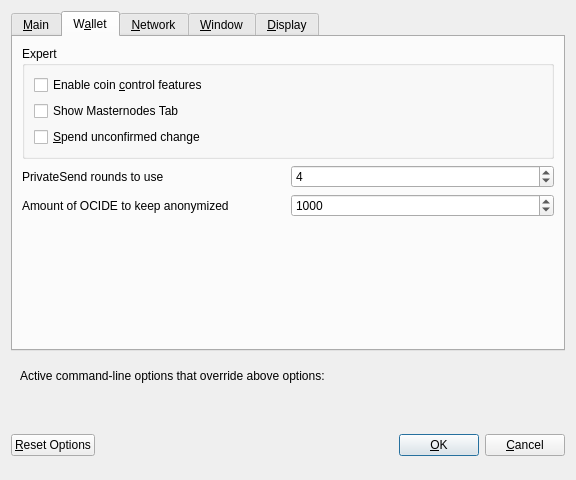
<?xml version="1.0" encoding="UTF-8"?>
<ui version="4.0">
 <class>OptionsDialog</class>
 <widget class="QDialog" name="OptionsDialog">
  <property name="geometry">
   <rect>
    <x>0</x>
    <y>0</y>
    <width>576</width>
    <height>480</height>
   </rect>
  </property>
  <property name="windowTitle">
   <string>Options</string>
  </property>
  <property name="modal">
   <bool>true</bool>
  </property>
  <layout class="QVBoxLayout" name="verticalLayout">
   <item>
    <widget class="QTabWidget" name="tabWidget">
     <property name="enabled">
      <bool>true</bool>
     </property>
     <property name="currentIndex">
      <number>1</number>
     </property>
     <widget class="QWidget" name="tabMain">
      <attribute name="title">
       <string>&amp;Main</string>
      </attribute>
      <layout class="QVBoxLayout" name="verticalLayout_Main">
       <item>
        <widget class="QCheckBox" name="bitcoinAtStartup">
         <property name="toolTip">
          <string>Automatically start OCIDE Core after logging in to the system.</string>
         </property>
         <property name="text">
          <string>&amp;Start OCIDE Core on system login</string>
         </property>
        </widget>
       </item>
       <item>
        <layout class="QHBoxLayout" name="horizontalLayout_2_Main">
         <item>
          <widget class="QLabel" name="databaseCacheLabel">
           <property name="text">
            <string>Size of &amp;database cache</string>
           </property>
           <property name="textFormat">
            <enum>Qt::PlainText</enum>
           </property>
           <property name="buddy">
            <cstring>databaseCache</cstring>
           </property>
          </widget>
         </item>
         <item>
          <widget class="QSpinBox" name="databaseCache"/>
         </item>
         <item>
          <widget class="QLabel" name="databaseCacheUnitLabel">
           <property name="text">
            <string>MB</string>
           </property>
           <property name="textFormat">
            <enum>Qt::PlainText</enum>
           </property>
          </widget>
         </item>
         <item>
          <spacer name="horizontalSpacer_2_Main">
           <property name="orientation">
            <enum>Qt::Horizontal</enum>
           </property>
           <property name="sizeHint" stdset="0">
            <size>
             <width>40</width>
             <height>20</height>
            </size>
           </property>
          </spacer>
         </item>
        </layout>
       </item>
       <item>
        <layout class="QHBoxLayout" name="horizontalLayout_3_Main">
         <item>
          <widget class="QLabel" name="threadsScriptVerifLabel">
           <property name="text">
            <string>Number of script &amp;verification threads</string>
           </property>
           <property name="textFormat">
            <enum>Qt::PlainText</enum>
           </property>
           <property name="buddy">
            <cstring>threadsScriptVerif</cstring>
           </property>
          </widget>
         </item>
         <item>
          <widget class="QSpinBox" name="threadsScriptVerif">
           <property name="toolTip">
            <string>(0 = auto, &lt;0 = leave that many cores free)</string>
           </property>
          </widget>
         </item>
         <item>
          <spacer name="horizontalSpacer_3_Main">
           <property name="orientation">
            <enum>Qt::Horizontal</enum>
           </property>
           <property name="sizeHint" stdset="0">
            <size>
             <width>40</width>
             <height>20</height>
            </size>
           </property>
          </spacer>
         </item>
        </layout>
       </item>
       <item>
        <spacer name="verticalSpacer_Main">
         <property name="orientation">
          <enum>Qt::Vertical</enum>
         </property>
         <property name="sizeHint" stdset="0">
          <size>
           <width>20</width>
           <height>40</height>
          </size>
         </property>
        </spacer>
       </item>
      </layout>
     </widget>
     <widget class="QWidget" name="tabWallet">
      <attribute name="title">
       <string>W&amp;allet</string>
      </attribute>
      <layout class="QVBoxLayout" name="verticalLayout_Wallet">
       <item>
        <widget class="QGroupBox" name="groupBox">
         <property name="title">
          <string>Expert</string>
         </property>
         <layout class="QVBoxLayout" name="verticalLayout_2">
          <item>
           <widget class="QCheckBox" name="coinControlFeatures">
            <property name="toolTip">
             <string>Whether to show coin control features or not.</string>
            </property>
            <property name="text">
             <string>Enable coin &amp;control features</string>
            </property>
           </widget>
          </item>
          <item>
           <widget class="QCheckBox" name="showMasternodesTab">
            <property name="toolTip">
             <string>Show additional tab listing all your masternodes in first sub-tab&lt;br/&gt;and all masternodes on the network in second sub-tab.</string>
            </property>
            <property name="text">
             <string>Show Masternodes Tab</string>
            </property>
           </widget>
          </item>
          <item>
           <widget class="QCheckBox" name="spendZeroConfChange">
            <property name="toolTip">
             <string>If you disable the spending of unconfirmed change, the change from a transaction&lt;br/&gt;cannot be used until that transaction has at least one confirmation.&lt;br/&gt;This also affects how your balance is computed.</string>
            </property>
            <property name="text">
             <string>&amp;Spend unconfirmed change</string>
            </property>
           </widget>
          </item>
         </layout>
        </widget>
       </item>
       <item>
        <layout class="QHBoxLayout" name="horizontalLayout_4_Wallet">
         <item>
          <widget class="QLabel" name="label">
           <property name="toolTip">
            <string>This setting determines the amount of individual masternodes that an input will be anonymized through.&lt;br/&gt;More rounds of anonymization gives a higher degree of privacy, but also costs more in fees.</string>
           </property>
           <property name="text">
            <string>PrivateSend rounds to use</string>
           </property>
          </widget>
         </item>
         <item>
          <widget class="QSpinBox" name="privateSendRounds">
           <property name="minimum">
            <number>2</number>
           </property>
           <property name="maximum">
            <number>8</number>
           </property>
           <property name="value">
            <number>4</number>
           </property>
          </widget>
         </item>
        </layout>
       </item>
       <item>
        <layout class="QHBoxLayout" name="horizontalLayout">
         <item>
          <widget class="QLabel" name="label_2">
           <property name="toolTip">
            <string>This amount acts as a threshold to turn off PrivateSend once it's reached.</string>
           </property>
           <property name="statusTip">
            <string notr="true"/>
           </property>
           <property name="whatsThis">
            <string notr="true"/>
           </property>
           <property name="accessibleName">
            <string notr="true"/>
           </property>
           <property name="accessibleDescription">
            <string notr="true"/>
           </property>
           <property name="text">
            <string>Amount of OCIDE to keep anonymized</string>
           </property>
          </widget>
         </item>
         <item>
          <widget class="QSpinBox" name="privateSendAmount">
           <property name="minimum">
            <number>2</number>
           </property>
           <property name="maximum">
            <number>2000</number>
           </property>
           <property name="singleStep">
            <number>10</number>
           </property>
           <property name="value">
            <number>1000</number>
           </property>
          </widget>
         </item>
        </layout>
       </item>
       <item>
        <spacer name="verticalSpacer_Wallet">
         <property name="orientation">
          <enum>Qt::Vertical</enum>
         </property>
         <property name="sizeHint" stdset="0">
          <size>
           <width>20</width>
           <height>40</height>
          </size>
         </property>
        </spacer>
       </item>
      </layout>
     </widget>
     <widget class="QWidget" name="tabNetwork">
      <attribute name="title">
       <string>&amp;Network</string>
      </attribute>
      <layout class="QVBoxLayout" name="verticalLayout_Network">
       <item>
        <widget class="QCheckBox" name="mapPortUpnp">
         <property name="toolTip">
          <string>Automatically open the OCIDE Core client port on the router. This only works when your router supports UPnP and it is enabled.</string>
         </property>
         <property name="text">
          <string>Map port using &amp;UPnP</string>
         </property>
        </widget>
       </item>
       <item>
        <widget class="QCheckBox" name="allowIncoming">
         <property name="toolTip">
          <string>Accept connections from outside</string>
         </property>
         <property name="text">
          <string>Allow incoming connections</string>
         </property>
        </widget>
       </item>
       <item>
        <widget class="QCheckBox" name="connectSocks">
         <property name="toolTip">
          <string>Connect to the OCIDE network through a SOCKS5 proxy.</string>
         </property>
         <property name="text">
          <string>&amp;Connect through SOCKS5 proxy (default proxy):</string>
         </property>
        </widget>
       </item>
       <item>
        <layout class="QHBoxLayout" name="horizontalLayout_1_Network">
         <item>
          <widget class="QLabel" name="proxyIpLabel">
           <property name="text">
            <string>Proxy &amp;IP:</string>
           </property>
           <property name="textFormat">
            <enum>Qt::PlainText</enum>
           </property>
           <property name="buddy">
            <cstring>proxyIp</cstring>
           </property>
          </widget>
         </item>
         <item>
          <widget class="QValidatedLineEdit" name="proxyIp">
           <property name="minimumSize">
            <size>
             <width>140</width>
             <height>0</height>
            </size>
           </property>
           <property name="maximumSize">
            <size>
             <width>140</width>
             <height>16777215</height>
            </size>
           </property>
           <property name="toolTip">
            <string>IP address of the proxy (e.g. IPv4: 127.0.0.1 / IPv6: ::1)</string>
           </property>
          </widget>
         </item>
         <item>
          <widget class="QLabel" name="proxyPortLabel">
           <property name="text">
            <string>&amp;Port:</string>
           </property>
           <property name="textFormat">
            <enum>Qt::PlainText</enum>
           </property>
           <property name="buddy">
            <cstring>proxyPort</cstring>
           </property>
          </widget>
         </item>
         <item>
          <widget class="QLineEdit" name="proxyPort">
           <property name="minimumSize">
            <size>
             <width>55</width>
             <height>0</height>
            </size>
           </property>
           <property name="maximumSize">
            <size>
             <width>55</width>
             <height>16777215</height>
            </size>
           </property>
           <property name="toolTip">
            <string>Port of the proxy (e.g. 9050)</string>
           </property>
          </widget>
         </item>
         <item>
          <spacer name="horizontalSpacer_1_Network">
           <property name="orientation">
            <enum>Qt::Horizontal</enum>
           </property>
           <property name="sizeHint" stdset="0">
            <size>
             <width>40</width>
             <height>20</height>
            </size>
           </property>
          </spacer>
         </item>
        </layout>
       </item>
       <item>
        <layout class="QHBoxLayout" name="horizontalLayout_2_Network">
         <item>
          <widget class="QLabel" name="proxyActiveNets">
           <property name="text">
            <string>Used for reaching peers via:</string>
           </property>
           <property name="textFormat">
            <enum>Qt::PlainText</enum>
           </property>
          </widget>
         </item>
         <item>
          <widget class="QCheckBox" name="proxyReachIPv4">
           <property name="enabled">
            <bool>false</bool>
           </property>
           <property name="toolTip">
            <string>Shows, if the supplied default SOCKS5 proxy is used to reach peers via this network type.</string>
           </property>
           <property name="text">
            <string/>
           </property>
          </widget>
         </item>
         <item>
          <widget class="QLabel" name="proxyReachIPv4Label">
           <property name="text">
            <string>IPv4</string>
           </property>
           <property name="textFormat">
            <enum>Qt::PlainText</enum>
           </property>
          </widget>
         </item>
         <item>
          <widget class="QCheckBox" name="proxyReachIPv6">
           <property name="enabled">
            <bool>false</bool>
           </property>
           <property name="toolTip">
            <string>Shows, if the supplied default SOCKS5 proxy is used to reach peers via this network type.</string>
           </property>
           <property name="text">
            <string/>
           </property>
          </widget>
         </item>
         <item>
          <widget class="QLabel" name="proxyReachIPv6Label">
           <property name="text">
            <string>IPv6</string>
           </property>
           <property name="textFormat">
            <enum>Qt::PlainText</enum>
           </property>
          </widget>
         </item>
         <item>
          <widget class="QCheckBox" name="proxyReachTor">
           <property name="enabled">
            <bool>false</bool>
           </property>
           <property name="toolTip">
            <string>Shows, if the supplied default SOCKS5 proxy is used to reach peers via this network type.</string>
           </property>
           <property name="text">
            <string/>
           </property>
          </widget>
         </item>
         <item>
          <widget class="QLabel" name="proxyReachTorLabel">
           <property name="text">
            <string>Tor</string>
           </property>
           <property name="textFormat">
            <enum>Qt::PlainText</enum>
           </property>
          </widget>
         </item>
         <item>
          <spacer name="horizontalSpacer_2_Network">
           <property name="orientation">
            <enum>Qt::Horizontal</enum>
           </property>
           <property name="sizeHint" stdset="0">
            <size>
             <width>40</width>
             <height>20</height>
            </size>
           </property>
          </spacer>
         </item>
        </layout>
       </item>
       <item>
        <widget class="QCheckBox" name="connectSocksTor">
         <property name="toolTip">
          <string>Connect to the OCIDE network through a separate SOCKS5 proxy for Tor hidden services.</string>
         </property>
         <property name="text">
          <string>Use separate SOCKS5 proxy to reach peers via Tor hidden services:</string>
         </property>
        </widget>
       </item>
       <item>
        <layout class="QHBoxLayout" name="horizontalLayout_3_Network">
         <item>
          <widget class="QLabel" name="proxyIpTorLabel">
           <property name="text">
            <string>Proxy &amp;IP:</string>
           </property>
           <property name="textFormat">
            <enum>Qt::PlainText</enum>
           </property>
           <property name="buddy">
            <cstring>proxyIpTor</cstring>
           </property>
          </widget>
         </item>
         <item>
          <widget class="QValidatedLineEdit" name="proxyIpTor">
           <property name="minimumSize">
            <size>
             <width>140</width>
             <height>0</height>
            </size>
           </property>
           <property name="maximumSize">
            <size>
             <width>140</width>
             <height>16777215</height>
            </size>
           </property>
           <property name="toolTip">
            <string>IP address of the proxy (e.g. IPv4: 127.0.0.1 / IPv6: ::1)</string>
           </property>
          </widget>
         </item>
         <item>
          <widget class="QLabel" name="proxyPortTorLabel">
           <property name="text">
            <string>&amp;Port:</string>
           </property>
           <property name="textFormat">
            <enum>Qt::PlainText</enum>
           </property>
           <property name="buddy">
            <cstring>proxyPortTor</cstring>
           </property>
          </widget>
         </item>
         <item>
          <widget class="QLineEdit" name="proxyPortTor">
           <property name="minimumSize">
            <size>
             <width>55</width>
             <height>0</height>
            </size>
           </property>
           <property name="maximumSize">
            <size>
             <width>55</width>
             <height>16777215</height>
            </size>
           </property>
           <property name="toolTip">
            <string>Port of the proxy (e.g. 9050)</string>
           </property>
          </widget>
         </item>
         <item>
          <spacer name="horizontalSpacer_4_Network">
           <property name="orientation">
            <enum>Qt::Horizontal</enum>
           </property>
           <property name="sizeHint" stdset="0">
            <size>
             <width>40</width>
             <height>20</height>
            </size>
           </property>
          </spacer>
         </item>
        </layout>
       </item>
       <item>
        <spacer name="verticalSpacer_Network">
         <property name="orientation">
          <enum>Qt::Vertical</enum>
         </property>
         <property name="sizeHint" stdset="0">
          <size>
           <width>20</width>
           <height>40</height>
          </size>
         </property>
        </spacer>
       </item>
      </layout>
     </widget>
     <widget class="QWidget" name="tabWindow">
      <attribute name="title">
       <string>&amp;Window</string>
      </attribute>
      <layout class="QVBoxLayout" name="verticalLayout_Window">
       <item>
        <widget class="QCheckBox" name="hideTrayIcon">
         <property name="toolTip">
          <string>&amp;Hide the icon from the system tray.</string>
         </property>
         <property name="text">
          <string>Hide tray icon</string>
         </property>
        </widget>
       </item>
       <item>
        <widget class="QCheckBox" name="minimizeToTray">
         <property name="toolTip">
          <string>Show only a tray icon after minimizing the window.</string>
         </property>
         <property name="text">
          <string>&amp;Minimize to the tray instead of the taskbar</string>
         </property>
        </widget>
       </item>
       <item>
        <widget class="QCheckBox" name="minimizeOnClose">
         <property name="toolTip">
          <string>Minimize instead of exit the application when the window is closed. When this option is enabled, the application will be closed only after selecting Exit in the menu.</string>
         </property>
         <property name="text">
          <string>M&amp;inimize on close</string>
         </property>
        </widget>
       </item>
       <item>
        <spacer name="verticalSpacer_Window">
         <property name="orientation">
          <enum>Qt::Vertical</enum>
         </property>
         <property name="sizeHint" stdset="0">
          <size>
           <width>20</width>
           <height>40</height>
          </size>
         </property>
        </spacer>
       </item>
      </layout>
     </widget>
     <widget class="QWidget" name="tabDisplay">
      <attribute name="title">
       <string>&amp;Display</string>
      </attribute>
      <layout class="QVBoxLayout" name="verticalLayout_Display">
       <item>
        <layout class="QHBoxLayout" name="horizontalLayout_1_Display">
         <item>
          <widget class="QLabel" name="langLabel">
           <property name="text">
            <string>User Interface &amp;language:</string>
           </property>
           <property name="textFormat">
            <enum>Qt::PlainText</enum>
           </property>
           <property name="buddy">
            <cstring>lang</cstring>
           </property>
          </widget>
         </item>
         <item>
          <widget class="QValueComboBox" name="lang">
           <property name="toolTip">
            <string>The user interface language can be set here. This setting will take effect after restarting OCIDE Core.</string>
           </property>
          </widget>
         </item>
        </layout>
       </item>
       <item>
        <widget class="QLabel" name="label_3">
         <property name="toolTip">
          <string notr="true"/>
         </property>
         <property name="statusTip">
          <string notr="true"/>
         </property>
         <property name="whatsThis">
          <string notr="true"/>
         </property>
         <property name="accessibleName">
          <string notr="true"/>
         </property>
         <property name="text">
          <string>Language missing or translation incomplete? Help contributing translations here:
https://www.transifex.com/projects/p/ocide/</string>
         </property>
         <property name="wordWrap">
          <bool>true</bool>
         </property>
         <property name="openExternalLinks">
          <bool>true</bool>
         </property>
         <property name="textInteractionFlags">
          <set>Qt::TextBrowserInteraction</set>
         </property>
        </widget>
       </item>
       <item>
        <layout class="QHBoxLayout" name="horizontalLayout_4_Display" stretch="0,0">
         <item>
          <widget class="QLabel" name="themeLabel">
           <property name="text">
            <string>User Interface Theme:</string>
           </property>
          </widget>
         </item>
         <item>
          <widget class="QValueComboBox" name="theme"/>
         </item>
        </layout>
       </item>
       <item>
        <widget class="Line" name="line">
         <property name="orientation">
          <enum>Qt::Horizontal</enum>
         </property>
        </widget>
       </item>
       <item>
        <layout class="QHBoxLayout" name="horizontalLayout_2_Display">
         <item>
          <widget class="QLabel" name="unitLabel">
           <property name="text">
            <string>&amp;Unit to show amounts in:</string>
           </property>
           <property name="textFormat">
            <enum>Qt::PlainText</enum>
           </property>
           <property name="buddy">
            <cstring>unit</cstring>
           </property>
          </widget>
         </item>
         <item>
          <widget class="QValueComboBox" name="unit">
           <property name="toolTip">
            <string>Choose the default subdivision unit to show in the interface and when sending coins.</string>
           </property>
          </widget>
         </item>
        </layout>
       </item>
       <item>
        <layout class="QHBoxLayout" name="horizontalLayout_5_Display">
         <item>
          <widget class="QLabel" name="digitsLabel">
           <property name="text">
            <string>Decimal digits</string>
           </property>
          </widget>
         </item>
         <item>
          <widget class="QValueComboBox" name="digits"/>
         </item>
        </layout>
       </item>
       <item>
        <layout class="QHBoxLayout" name="horizontalLayout_3_Display">
         <item>
          <widget class="QLabel" name="thirdPartyTxUrlsLabel">
           <property name="toolTip">
            <string>Third party URLs (e.g. a block explorer) that appear in the transactions tab as context menu items.&lt;br/&gt;%s in the URL is replaced by transaction hash. Multiple URLs are separated by vertical bar |.</string>
           </property>
           <property name="text">
            <string>Third party transaction URLs</string>
           </property>
           <property name="buddy">
            <cstring>thirdPartyTxUrls</cstring>
           </property>
          </widget>
         </item>
         <item>
          <widget class="QLineEdit" name="thirdPartyTxUrls">
           <property name="toolTip">
            <string>Third party URLs (e.g. a block explorer) that appear in the transactions tab as context menu items.&lt;br/&gt;%s in the URL is replaced by transaction hash. Multiple URLs are separated by vertical bar |.</string>
           </property>
          </widget>
         </item>
        </layout>
       </item>
       <item>
        <spacer name="verticalSpacer">
         <property name="orientation">
          <enum>Qt::Vertical</enum>
         </property>
         <property name="sizeHint" stdset="0">
          <size>
           <width>20</width>
           <height>40</height>
          </size>
         </property>
        </spacer>
       </item>
      </layout>
     </widget>
    </widget>
   </item>
   <item>
    <widget class="QFrame" name="frame">
     <layout class="QVBoxLayout" name="verticalLayout_Bottom">
      <item>
       <layout class="QHBoxLayout" name="horizontalLayout_Bottom">
        <item>
         <widget class="QLabel" name="overriddenByCommandLineInfoLabel">
          <property name="text">
           <string>Active command-line options that override above options:</string>
          </property>
          <property name="textFormat">
           <enum>Qt::PlainText</enum>
          </property>
         </widget>
        </item>
        <item>
         <spacer name="horizontalSpacer_Bottom">
          <property name="orientation">
           <enum>Qt::Horizontal</enum>
          </property>
          <property name="sizeHint" stdset="0">
           <size>
            <width>40</width>
            <height>20</height>
           </size>
          </property>
         </spacer>
        </item>
       </layout>
      </item>
      <item>
       <widget class="QLabel" name="overriddenByCommandLineLabel">
        <property name="text">
         <string/>
        </property>
        <property name="textFormat">
         <enum>Qt::PlainText</enum>
        </property>
        <property name="wordWrap">
         <bool>true</bool>
        </property>
       </widget>
      </item>
     </layout>
    </widget>
   </item>
   <item>
    <layout class="QHBoxLayout" name="horizontalLayout_Buttons">
     <item>
      <widget class="QPushButton" name="resetButton">
       <property name="toolTip">
        <string>Reset all client options to default.</string>
       </property>
       <property name="text">
        <string>&amp;Reset Options</string>
       </property>
       <property name="autoDefault">
        <bool>false</bool>
       </property>
      </widget>
     </item>
     <item>
      <spacer name="horizontalSpacer_1">
       <property name="orientation">
        <enum>Qt::Horizontal</enum>
       </property>
       <property name="sizeHint" stdset="0">
        <size>
         <width>40</width>
         <height>48</height>
        </size>
       </property>
      </spacer>
     </item>
     <item>
      <widget class="QLabel" name="statusLabel">
       <property name="minimumSize">
        <size>
         <width>200</width>
         <height>0</height>
        </size>
       </property>
       <property name="font">
        <font>
         <weight>75</weight>
         <bold>true</bold>
        </font>
       </property>
       <property name="text">
        <string/>
       </property>
       <property name="textFormat">
        <enum>Qt::PlainText</enum>
       </property>
       <property name="wordWrap">
        <bool>true</bool>
       </property>
      </widget>
     </item>
     <item>
      <spacer name="horizontalSpacer_2">
       <property name="orientation">
        <enum>Qt::Horizontal</enum>
       </property>
       <property name="sizeHint" stdset="0">
        <size>
         <width>40</width>
         <height>48</height>
        </size>
       </property>
      </spacer>
     </item>
     <item>
      <widget class="QPushButton" name="okButton">
       <property name="text">
        <string>&amp;OK</string>
       </property>
       <property name="autoDefault">
        <bool>false</bool>
       </property>
       <property name="default">
        <bool>true</bool>
       </property>
      </widget>
     </item>
     <item>
      <widget class="QPushButton" name="cancelButton">
       <property name="text">
        <string>&amp;Cancel</string>
       </property>
       <property name="autoDefault">
        <bool>false</bool>
       </property>
      </widget>
     </item>
    </layout>
   </item>
  </layout>
 </widget>
 <customwidgets>
  <customwidget>
   <class>QValidatedLineEdit</class>
   <extends>QLineEdit</extends>
   <header>qvalidatedlineedit.h</header>
  </customwidget>
  <customwidget>
   <class>QValueComboBox</class>
   <extends>QComboBox</extends>
   <header>qvaluecombobox.h</header>
  </customwidget>
 </customwidgets>
 <resources/>
 <connections/>
</ui>
